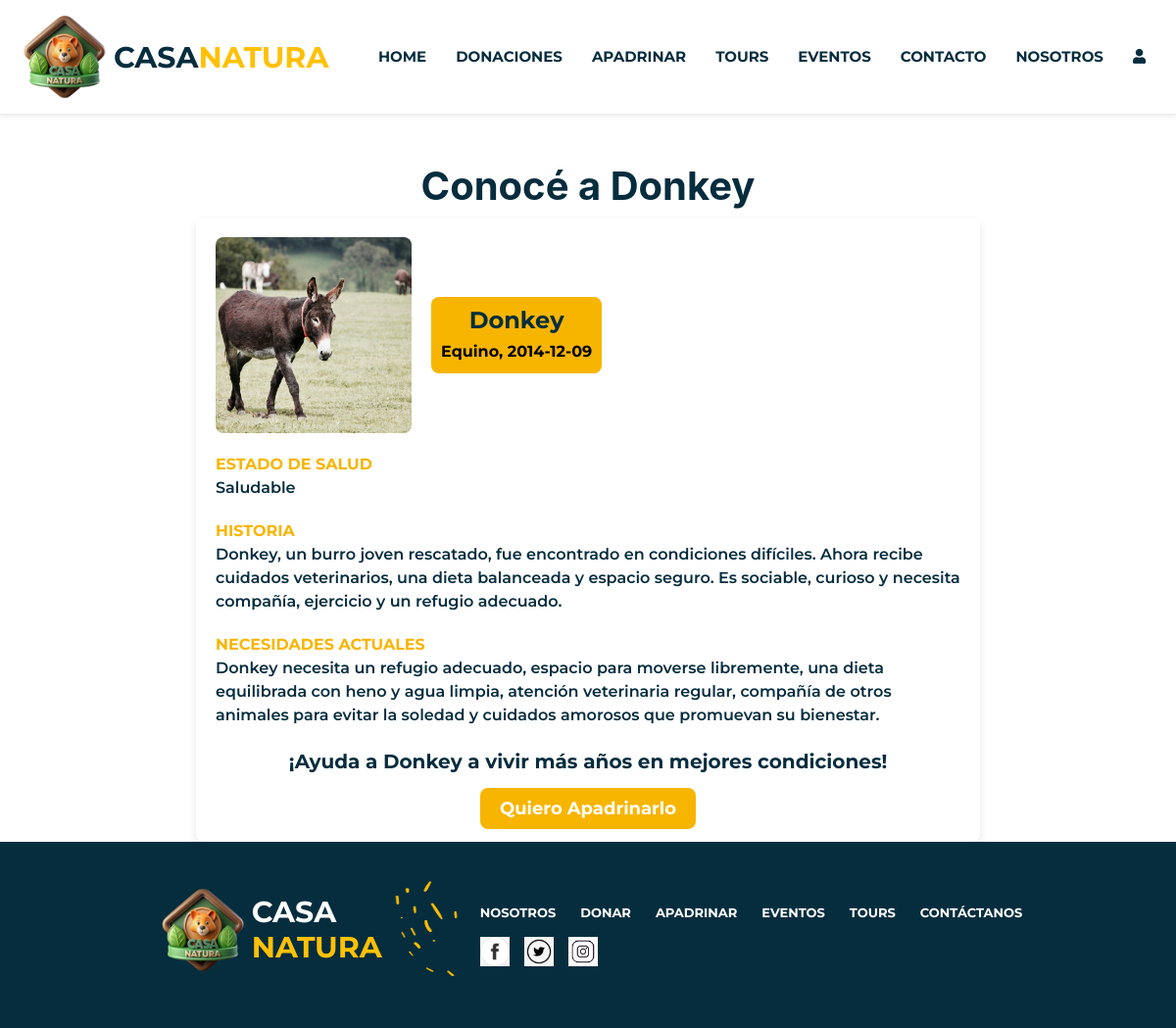
The page /vistaDetalleAnimal.php?id=1 on the database its author committed.
### tables this page shows
CREATE TABLE `animal` (
  `ID_Animal` int(10) NOT NULL,
  `Nombre` varchar(30) NOT NULL,
  `Raza` varchar(30) NOT NULL,
  `Especie` varchar(30) NOT NULL,
  `Fecha_Ingreso` date NOT NULL,
  `Estado_Salud` varchar(20) NOT NULL,
  `Fecha_Nacimiento` date NOT NULL,
  `Apadrinado` tinyint(1) NOT NULL,
  `Imagen` varchar(255) NOT NULL,
  `Historia` varchar(255) NOT NULL,
  `Necesidades` varchar(255) NOT NULL
);

### vistaDetalleAnimal.php (the view, shortened to what this page needs)
<!DOCTYPE html>
<html lang="en">
<head>
    <link href="https://cdnjs.cloudflare.com/ajax/libs/font-awesome/5.15.4/css/all.min.css" rel="stylesheet">
    <link rel="stylesheet" href="./css/style.css">
    <link rel="stylesheet" href="https://cdn.jsdelivr.net/npm/bootstrap@4.3.1/dist/css/bootstrap.min.css"
>
</head>
<body>
    <?php
    include("fragmentos.php");
    echo $navbar;
    include("actions/conexion.php");
    $idAnimal = isset($_GET['id']) ? intval($_GET['id']) : 0;
    $sql = "SELECT *
            FROM animal
            WHERE ID_Animal = ?";
    $stmt = $conn->prepare($sql);
    $stmt->bind_param("i", $idAnimal);
    $stmt->execute();
    $resultado = $stmt->get_result();
    if ($resultado->num_rows > 0) {
        $animal = $resultado->fetch_assoc();
    } else {
        echo "<p class='text-center'>El animal solicitado no existe.</p>";
        exit;
    }
    ?>
    <main>
        <div class="detalleAnimal-title text-center">
            <h1>Conocé a <?php echo htmlspecialchars($animal['Nombre']); ?></h1>
        </div>
        <div class="container-animal">
            <div class="header">
                <img src="actions/<?php echo htmlspecialchars($animal['Imagen']); ?>"
                    alt="Imagen de <?php echo htmlspecialchars($animal['Nombre']); ?>">
                <div class="title">
                    <h1><?php echo htmlspecialchars($animal['Nombre']); ?></h1>
                    <p><?php echo htmlspecialchars($animal['Especie']) . ", " . htmlspecialchars($animal['Fecha_Nacimiento']); ?>
                    </p>
                </div>
            </div>
            <div class="seccion">
                <p class="tituloSeccion">ESTADO DE SALUD</p>
                <p class="texto"><?php echo htmlspecialchars($animal['Estado_Salud']); ?></p>
            </div>
            <div class="seccion">
                <p class="tituloSeccion">HISTORIA</p>
                <p class="texto"><?php echo htmlspecialchars($animal['Historia']); ?></p>
            </div>
            <div class="seccion">
                <p class="tituloSeccion">NECESIDADES ACTUALES</p>
                <p class="texto"><?php echo nl2br(htmlspecialchars($animal['Necesidades'])); ?></p>
            </div>
            <p class="highlight">¡Ayuda a <?php echo htmlspecialchars($animal['Nombre']); ?> a vivir más años en mejores
                condiciones!</p>
            <div class="container-boton">
                <?php if (!empty($_SESSION['usuario_id'])): ?>
                    <a href="formularioApadrinamiento.php?id=<?php echo $idAnimal; ?>" class="botonApadrinar">Quiero
                        Apadrinarlo</a>
                <?php else: ?>
                    <a href="#" class="botonApadrinar"
                        onclick="alert('Debe iniciar sesión para apadrinar a este animal.');">Quiero Apadrinarlo</a>
                <?php endif; ?>
            </div>
        </div>
    </main>
    <?php
    include("fragmentos.php");
    echo $footer;
    ?>
</body>
</html>

### css/style.css (style rules this page uses)
body { font-family: 'Montserrat', sans-serif; margin: 0; display: flex; flex-direction: column; padding: 0; box-sizing: border-box; font-weight: bold; min-height: 100vh; }
main { flex: 1; }
.title { font-weight: bold; font-size: 50px; text-align: left; color: #062D3E; font-family: 'Montserrat', sans-serif; }
.detalleAnimal-title h1 { color: #062D3E; margin-top: 50px; font-weight: bold; }
.container-animal { max-width: 800px; margin: 0 auto; padding: 20px; background-color: #ffffff; border-radius: 8px; box-shadow: 0 4px 8px rgba(0, 0, 0, 0.1); }
.container-animal .header { display: flex; font-family: 'Montserrat', sans-serif; align-items: center; gap: 20px; }
.container-animal .header img { width: 200px; height: 200px; font-family: 'Montserrat', sans-serif; object-fit: cover; border-radius: 8px; }
.container-animal .title { background-color: #f7b500; padding: 10px; border-radius: 8px; font-family: 'Montserrat', sans-serif; color: #000; font-weight: bold; text-align: center; }
.container-animal .title h1 { margin: 0; font-size: 24px; font-family: 'Montserrat', sans-serif; color: #062D3E; font-weight: bold; }
.container-animal .title p { margin: 5px 0 0; font-family: 'Montserrat', sans-serif; font-size: 16px; }
.container-animal .seccion { margin-top: 20px; font-family: 'Montserrat', sans-serif; }
.tituloSeccion { font-weight: bold; font-size: 18px; margin-bottom: 5px; font-family: 'Montserrat', sans-serif; color: #f7b500; }
.seccion p { margin: 0; font-size: 16px; font-family: 'Montserrat', sans-serif; line-height: 1.5; }
.seccion .texto { color: #062D3E; font-weight: 600; font-family: 'Montserrat', sans-serif; }
.highlight { font-weight: bold; font-size: 20px; text-align: center; margin-top: 20px; color: #062D3E; font-family: 'Montserrat', sans-serif; }
.container-boton { text-align: center; margin-top: 20px; }
.botonApadrinar { background-color: #f7b500; color: white; padding: 10px 20px; font-family: 'Montserrat', sans-serif; font-weight: bold; font-size: 18px; border: none; border-radius: 8px; cursor: pointer; text-decoration: none; }
body { font-family: Arial, sans-serif; margin: 0; padding: 0; }

### rows shown on the page
animal: Nombre "Donkey", Imagen (picture), Especie "Equino", Fecha_Nacimiento "2014-12-09", Estado_Salud "Saludable", Historia "Donkey, un burro joven rescatado, fue encontrado en condiciones difíciles. Ahora recibe cuidados veterinarios, una dieta balanceada y espacio seguro. Es sociable, curioso y necesita compañía, ejercicio y un refugio adecuado.", Necesidades "Donkey necesita un refugio adecuado, espacio para moverse libremente, una dieta equilibrada con heno y agua limpia, atención veterinaria regular, compañía de otros animales para evitar la soledad y cuidados amorosos que promuevan su bienestar."
